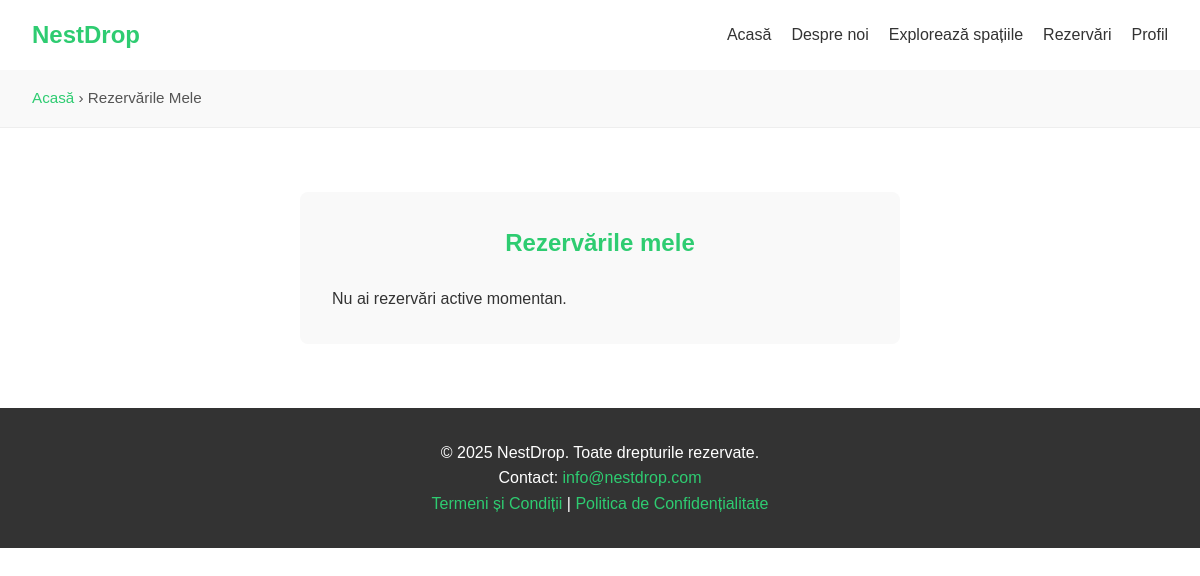
Page /deskdrop/bookings/ (signed in) on the earlier database version.
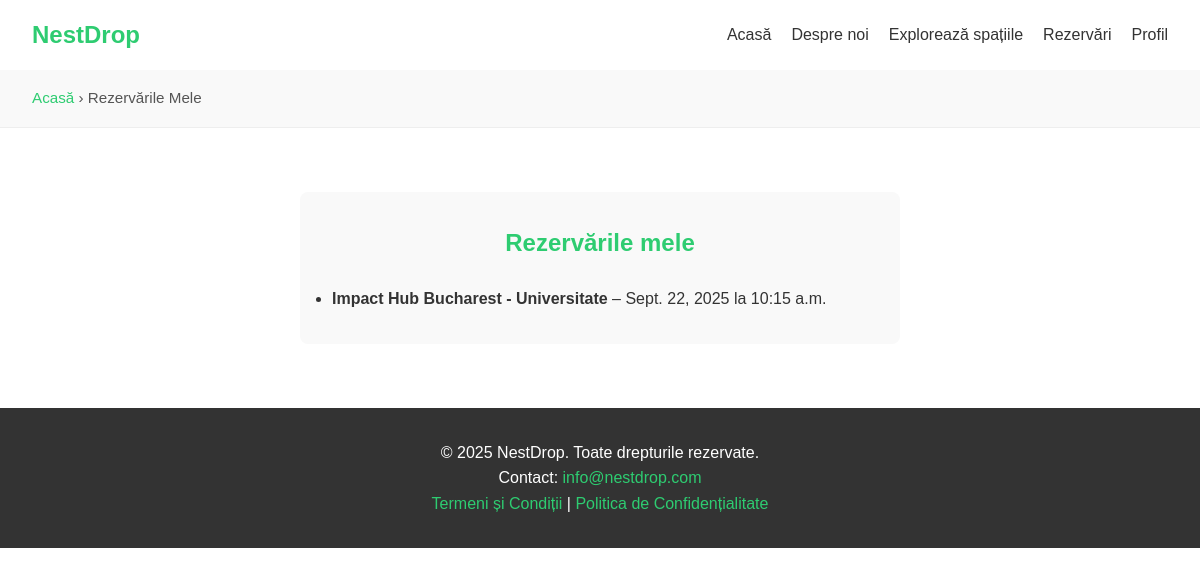
Same page on the later database version.
### deskdrop/models.py (models this page shows, shortened)
class Booking(models.Model):
    user = models.ForeignKey(User, on_delete=models.CASCADE)
    space = models.ForeignKey(Space, on_delete=models.CASCADE)
    date = models.DateField()  # ziua rezervării
    start_time = models.TimeField()  # ora de început
    hours_reserved = models.PositiveIntegerField()  # număr de ore rezervate
    total_price = models.DecimalField(max_digits=10, decimal_places=2)  # calculat automat
    created_at = models.DateTimeField(auto_now_add=True)

class Space(models.Model):
    name = models.CharField(max_length=100)
    location = models.CharField(max_length=200)
    capacity = models.IntegerField()
    price_per_day = models.DecimalField(max_digits=10, decimal_places=2)  # Preț în RON
    available = models.BooleanField(default=True)
    created_at = models.DateTimeField(auto_now_add=True)
    image = models.ImageField(upload_to='spaces/', null=True, blank=True)

### deskdrop/views.py (the view)
# urls.py: path("bookings/", views.bookings, name="bookings"),
def bookings(request):
    if not request.user.is_authenticated:
        return render(request, 'not_authenticated.html')
    user_bookings = Booking.objects.filter(user=request.user)
    return render(request, 'bookings.html', {'bookings': user_bookings})

### deskdrop/templates/bookings.html (shortened to what this page needs)
{% extends 'base.html' %}
{% block breadcrumb %}
 › Rezervările Mele
{% endblock breadcrumb %}
{% block content %}
<div class="container">
    <h2>Rezervările mele</h2>
    {% if bookings %}
        <ul>
            {% for booking in bookings %}
                <li>
                    <strong>{{ booking.space.name }}</strong> – {{ booking.date }} la {{ booking.start_time }}
                </li>
            {% endfor %}
        </ul>
    {% else %}
        <p>Nu ai rezervări active momentan.</p>
    {% endif %}
</div>
{% endblock %}

Differences in the rows shown:
added Booking: space.name "Impact Hub Bucharest - Universitate", date "Sept. 22, 2025", start_time "10:15 a.m."
Other differences:
text no longer shown: "Nu ai rezervări active momentan."
